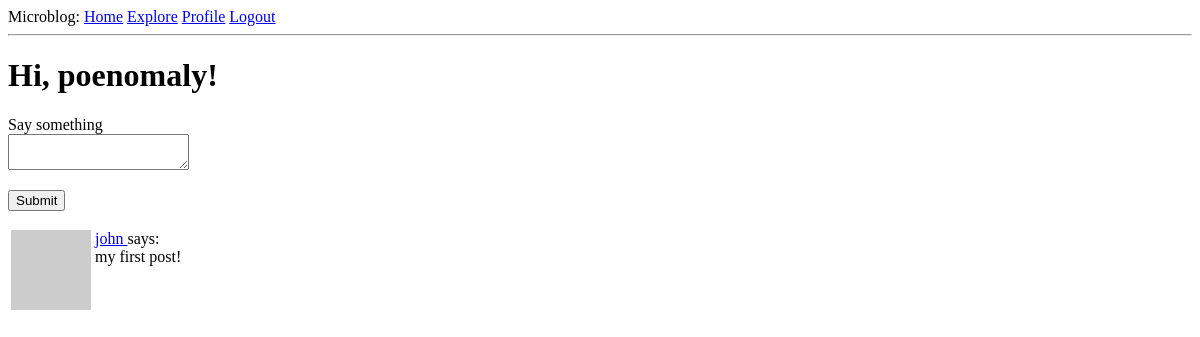
The page /index (signed in) on the database as committed earlier.
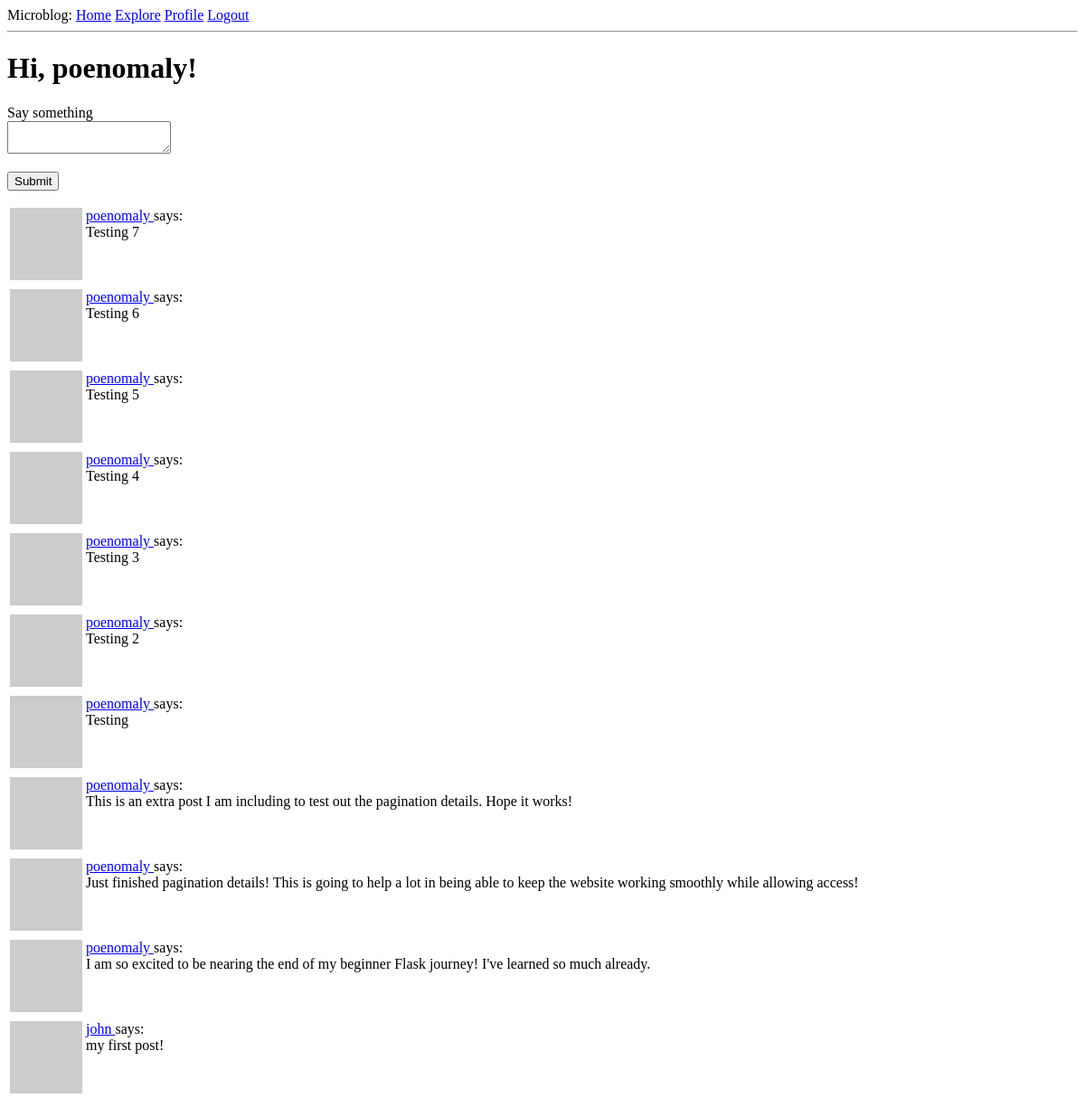
The same page on the database as committed later.
### app/models.py (models this page shows, shortened)
class User(UserMixin, db.Model):
    id = db.Column(db.Integer, primary_key=True)
    username = db.Column(db.String(64), index=True, unique=True)
    email = db.Column(db.String(120), index=True, unique=True)
    password_hash = db.Column(db.String(128))
    posts = db.relationship('Post', backref='author', lazy='dynamic')
    about_me = db.Column(db.String(140))
    last_seen = db.Column(db.DateTime, default=datetime.utcnow)
    followed=db.relationship(
        'User', secondary=followers,
        primaryjoin=(followers.c.follower_id == id),
        secondaryjoin=(followers.c.followed_id == id),
        backref=db.backref('followers', lazy='dynamic'), lazy='dynamic')
    def avatar(self, size):
        digest = md5(self.email.lower().encode('utf-8')).hexdigest()
        return 'https://www.gravatar.com/avatar/{}?d=identicon&s={}'.format(
            digest, size)
    def followed_posts(self):
        followed = Post.query.join(
            followers, (followers.c.followed_id == Post.user_id)).filter(
            followers.c.follower_id == self.id)
        own = Post.query.filter_by(user_id=self.id)
        return followed.union(own).order_by(Post.timestamp.desc())

class Post(db.Model):
    id = db.Column(db.Integer, primary_key=True)
    body = db.Column(db.String(140))
    timestamp = db.Column(db.DateTime, index=True, default=datetime.utcnow) #Always work with utc dates and times in server application
    user_id = db.Column(db.Integer, db.ForeignKey('user.id'))

### app/routes.py (the view, shortened to what this page needs)
@app.route('/', methods=['GET', 'POST'])
@app.route('/index', methods=['GET', 'POST'])
@login_required # Flask-Login decorator requiring the user to be logged in before they are allowed to view the webpage (in this case the /index)
def index():
    form = PostForm()
    page = request.args.get('page', 1, type=int)
    posts = current_user.followed_posts().paginate(
        page=page, per_page=app.config['POSTS_PER_PAGE'], error_out=False
    )
    next_url = url_for('index', page=posts.next_num) \
        if posts.has_next else None
    prev_url = url_for('index', page=posts.prev_num) \
        if posts.has_prev else None
    return render_template('index.html', title='Home Page', form=form, posts=posts.items, next_url=next_url, prev_url=prev_url)

### app/forms.py
class PostForm(FlaskForm):
    post = TextAreaField('Say something', validators=[
        DataRequired(), Length(min=1, max=140)])
    submit = SubmitField('Submit')

### app/models.py (called while the page is built)
@login.user_loader # registers user loader with Flask-Login
def load_user(id):
    return User.query.get(int(id))

### app/routes.py (called while the page is built)
@app.before_request
def before_request():
    if current_user.is_authenticated:
        current_user.last_seen = datetime.utcnow()
        db.session.commit()

### app/templates/index.html (shortened to what this page needs)
{% extends "base.html" %}
{% block content %}
    <h1>Hi, {{ current_user.username }}!</h1>
    {% if form %}
        <form action="" method="post">
            <p>
                {{ form.post.label }}<br>
                {{ form.post(col=32, row=4) }}<br>
            </p>
            <p>{{ form.submit() }}</p>
        </form>
    {% endif %}
    {% for post in posts %}
        {% include '_post.html' %}
    {% endfor %}
{% endblock %}

### app/templates/base.html (shortened to what this page needs)
<!DOCTYPE html>
<html>
    <head>
    </head>
    <body>
        <div>Microblog:
            <a href="{{ url_for('index') }}">Home</a>
            <a href="{{ url_for('explore') }}">Explore</a>
            {% if current_user.is_anonymous %}
            <a href="{{ url_for('login') }}">Login</a>
            {% else %}
            <a href="{{ url_for('user', username=current_user.username) }}">Profile</a>
            <a href="{{ url_for('logout') }}">Logout</a>
            {% endif %}
        </div>
        <hr>
        {% block content %}{% endblock %}
    </body>
</html>

### app/templates/_post.html
    <table>
        <tr valign="top">
            <td><img src="{{ post.author.avatar(36) }}"></td>
            <td>
                <a href="{{ url_for('user', username=post.author.username) }}">
                    {{ post.author.username }}
                </a>
                says:<br>{{ post.body }}
            </td>
        </tr>
    </table>

Rows that differ between the two databases and show on the page:
added Post: author.username "poenomaly", body "Testing 7"
added Post: author.username "poenomaly", body "Testing 6"
added Post: author.username "poenomaly", body "Testing 5"
added Post: author.username "poenomaly", body "Testing 4"
added Post: author.username "poenomaly", body "Testing 3"
added Post: author.username "poenomaly", body "Testing 2"
added Post: author.username "poenomaly", body "Testing"
added Post: author.username "poenomaly", body "This is an extra post I am including to test out the pagination details. Hope it works!"
added Post: author.username "poenomaly", body "Just finished pagination details! This is going to help a lot in being able to keep the website working smoothly while allowing access!"
added Post: author.username "poenomaly", body "I am so excited to be nearing the end of my beginner Flask journey! I've learned so much already."
